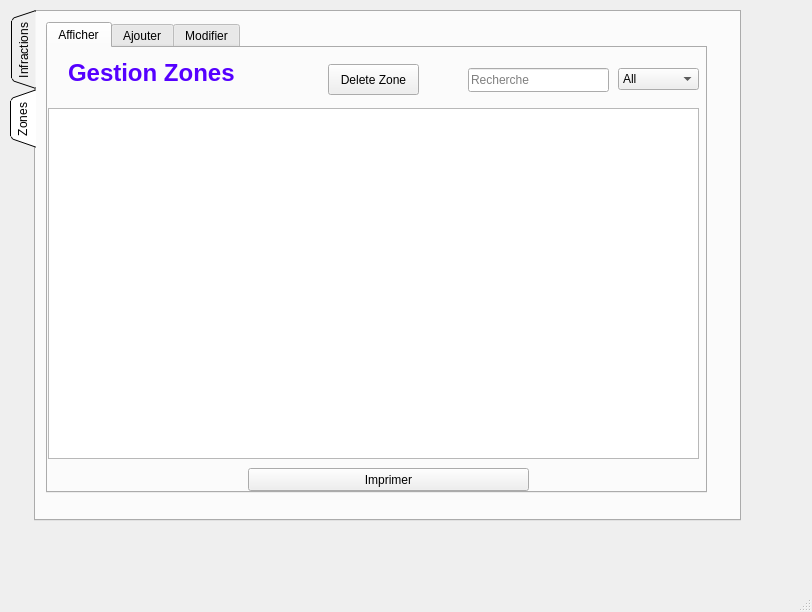
<?xml version="1.0" encoding="UTF-8"?>
<ui version="4.0">
 <class>gestion_dhia</class>
 <widget class="QMainWindow" name="gestion_dhia">
  <property name="geometry">
   <rect>
    <x>0</x>
    <y>0</y>
    <width>812</width>
    <height>612</height>
   </rect>
  </property>
  <property name="windowTitle">
   <string>MainWindow</string>
  </property>
  <widget class="QWidget" name="centralwidget">
   <widget class="QTabWidget" name="tabWidget">
    <property name="geometry">
     <rect>
      <x>10</x>
      <y>10</y>
      <width>731</width>
      <height>511</height>
     </rect>
    </property>
    <property name="tabPosition">
     <enum>QTabWidget::West</enum>
    </property>
    <property name="tabShape">
     <enum>QTabWidget::Triangular</enum>
    </property>
    <property name="currentIndex">
     <number>1</number>
    </property>
    <widget class="QWidget" name="tab">
     <attribute name="title">
      <string>Infractions</string>
     </attribute>
     <widget class="QTabWidget" name="tabWidget_2">
      <property name="geometry">
       <rect>
        <x>16</x>
        <y>9</y>
        <width>691</width>
        <height>481</height>
       </rect>
      </property>
      <property name="currentIndex">
       <number>0</number>
      </property>
      <widget class="QWidget" name="tab_3">
       <attribute name="title">
        <string>Afficher</string>
       </attribute>
       <widget class="QComboBox" name="infraction_sel_col">
        <property name="geometry">
         <rect>
          <x>580</x>
          <y>20</y>
          <width>81</width>
          <height>22</height>
         </rect>
        </property>
        <item>
         <property name="text">
          <string>All</string>
         </property>
        </item>
        <item>
         <property name="text">
          <string>ID</string>
         </property>
        </item>
        <item>
         <property name="text">
          <string>Date</string>
         </property>
        </item>
        <item>
         <property name="text">
          <string>Heure</string>
         </property>
        </item>
        <item>
         <property name="text">
          <string>Type</string>
         </property>
        </item>
        <item>
         <property name="text">
          <string>Zone</string>
         </property>
        </item>
       </widget>
       <widget class="QTableView" name="table_infraction">
        <property name="geometry">
         <rect>
          <x>9</x>
          <y>61</y>
          <width>651</width>
          <height>331</height>
         </rect>
        </property>
        <property name="styleSheet">
         <string notr="true"/>
        </property>
        <property name="sortingEnabled">
         <bool>true</bool>
        </property>
        <attribute name="horizontalHeaderCascadingSectionResizes">
         <bool>true</bool>
        </attribute>
        <attribute name="horizontalHeaderShowSortIndicator" stdset="0">
         <bool>true</bool>
        </attribute>
        <attribute name="horizontalHeaderStretchLastSection">
         <bool>false</bool>
        </attribute>
       </widget>
       <widget class="QLineEdit" name="rech_infraction">
        <property name="geometry">
         <rect>
          <x>419</x>
          <y>20</y>
          <width>151</width>
          <height>24</height>
         </rect>
        </property>
        <property name="placeholderText">
         <string>Recherche</string>
        </property>
        <property name="clearButtonEnabled">
         <bool>true</bool>
        </property>
       </widget>
       <widget class="QLabel" name="label">
        <property name="geometry">
         <rect>
          <x>9</x>
          <y>10</y>
          <width>251</width>
          <height>31</height>
         </rect>
        </property>
        <property name="text">
         <string>&lt;html&gt;&lt;head/&gt;&lt;body&gt;&lt;p&gt;&lt;span style=&quot; font-size:18pt; font-weight:600; color:#5500ff;&quot;&gt;Gestion Infractions&lt;/span&gt;&lt;/p&gt;&lt;/body&gt;&lt;/html&gt;</string>
        </property>
       </widget>
       <widget class="QPushButton" name="deleteinfraction">
        <property name="geometry">
         <rect>
          <x>280</x>
          <y>14</y>
          <width>91</width>
          <height>31</height>
         </rect>
        </property>
        <property name="text">
         <string>Delete infraction</string>
        </property>
       </widget>
      </widget>
      <widget class="QWidget" name="tab_4">
       <attribute name="title">
        <string>Ajouter</string>
       </attribute>
       <widget class="QComboBox" name="zone">
        <property name="geometry">
         <rect>
          <x>300</x>
          <y>208</y>
          <width>111</width>
          <height>22</height>
         </rect>
        </property>
       </widget>
       <widget class="QLabel" name="label_8">
        <property name="geometry">
         <rect>
          <x>220</x>
          <y>93</y>
          <width>47</width>
          <height>14</height>
         </rect>
        </property>
        <property name="text">
         <string>ID</string>
        </property>
       </widget>
       <widget class="QTimeEdit" name="heure">
        <property name="geometry">
         <rect>
          <x>300</x>
          <y>144</y>
          <width>111</width>
          <height>22</height>
         </rect>
        </property>
       </widget>
       <widget class="QDateEdit" name="date">
        <property name="geometry">
         <rect>
          <x>300</x>
          <y>114</y>
          <width>110</width>
          <height>22</height>
         </rect>
        </property>
        <property name="calendarPopup">
         <bool>true</bool>
        </property>
        <property name="date">
         <date>
          <year>2000</year>
          <month>2</month>
          <day>5</day>
         </date>
        </property>
       </widget>
       <widget class="QLabel" name="label_9">
        <property name="geometry">
         <rect>
          <x>220</x>
          <y>212</y>
          <width>71</width>
          <height>16</height>
         </rect>
        </property>
        <property name="text">
         <string>Zone</string>
        </property>
       </widget>
       <widget class="QLineEdit" name="id_inf">
        <property name="geometry">
         <rect>
          <x>300</x>
          <y>89</y>
          <width>113</width>
          <height>20</height>
         </rect>
        </property>
       </widget>
       <widget class="QComboBox" name="type">
        <property name="geometry">
         <rect>
          <x>300</x>
          <y>176</y>
          <width>111</width>
          <height>22</height>
         </rect>
        </property>
       </widget>
       <widget class="QLabel" name="label_10">
        <property name="geometry">
         <rect>
          <x>210</x>
          <y>42</y>
          <width>211</width>
          <height>41</height>
         </rect>
        </property>
        <property name="text">
         <string>&lt;html&gt;&lt;head/&gt;&lt;body&gt;&lt;p&gt;&lt;span style=&quot; font-size:18pt; font-weight:600; color:#0000ff;&quot;&gt;Details Infraction&lt;/span&gt;&lt;/p&gt;&lt;/body&gt;&lt;/html&gt;</string>
        </property>
       </widget>
       <widget class="QLabel" name="label_11">
        <property name="geometry">
         <rect>
          <x>220</x>
          <y>120</y>
          <width>47</width>
          <height>14</height>
         </rect>
        </property>
        <property name="text">
         <string>Date</string>
        </property>
       </widget>
       <widget class="QLabel" name="label_12">
        <property name="geometry">
         <rect>
          <x>220</x>
          <y>179</y>
          <width>71</width>
          <height>16</height>
         </rect>
        </property>
        <property name="text">
         <string>Type</string>
        </property>
       </widget>
       <widget class="QLabel" name="label_13">
        <property name="geometry">
         <rect>
          <x>220</x>
          <y>150</y>
          <width>47</width>
          <height>14</height>
         </rect>
        </property>
        <property name="text">
         <string>Heure</string>
        </property>
       </widget>
       <widget class="QPushButton" name="btnajout">
        <property name="geometry">
         <rect>
          <x>290</x>
          <y>260</y>
          <width>75</width>
          <height>23</height>
         </rect>
        </property>
        <property name="text">
         <string>Ajouter</string>
        </property>
       </widget>
      </widget>
      <widget class="QWidget" name="tab_7">
       <attribute name="title">
        <string>Modifier</string>
       </attribute>
       <widget class="QTimeEdit" name="heure_modif">
        <property name="geometry">
         <rect>
          <x>330</x>
          <y>190</y>
          <width>111</width>
          <height>22</height>
         </rect>
        </property>
       </widget>
       <widget class="QLabel" name="label_14">
        <property name="geometry">
         <rect>
          <x>250</x>
          <y>196</y>
          <width>47</width>
          <height>14</height>
         </rect>
        </property>
        <property name="text">
         <string>Heure</string>
        </property>
       </widget>
       <widget class="QLabel" name="label_15">
        <property name="geometry">
         <rect>
          <x>250</x>
          <y>258</y>
          <width>71</width>
          <height>16</height>
         </rect>
        </property>
        <property name="text">
         <string>Zone</string>
        </property>
       </widget>
       <widget class="QLabel" name="label_16">
        <property name="geometry">
         <rect>
          <x>240</x>
          <y>50</y>
          <width>211</width>
          <height>41</height>
         </rect>
        </property>
        <property name="text">
         <string>&lt;html&gt;&lt;head/&gt;&lt;body&gt;&lt;p&gt;&lt;span style=&quot; font-size:18pt; font-weight:600; color:#0000ff;&quot;&gt;Details Infraction&lt;/span&gt;&lt;/p&gt;&lt;/body&gt;&lt;/html&gt;</string>
        </property>
       </widget>
       <widget class="QComboBox" name="type_modif">
        <property name="geometry">
         <rect>
          <x>330</x>
          <y>222</y>
          <width>111</width>
          <height>22</height>
         </rect>
        </property>
       </widget>
       <widget class="QLabel" name="label_17">
        <property name="geometry">
         <rect>
          <x>250</x>
          <y>166</y>
          <width>47</width>
          <height>14</height>
         </rect>
        </property>
        <property name="text">
         <string>Date</string>
        </property>
       </widget>
       <widget class="QDateEdit" name="date_modif">
        <property name="geometry">
         <rect>
          <x>330</x>
          <y>160</y>
          <width>110</width>
          <height>22</height>
         </rect>
        </property>
        <property name="calendarPopup">
         <bool>true</bool>
        </property>
        <property name="date">
         <date>
          <year>2000</year>
          <month>2</month>
          <day>5</day>
         </date>
        </property>
       </widget>
       <widget class="QComboBox" name="zone_m">
        <property name="geometry">
         <rect>
          <x>330</x>
          <y>254</y>
          <width>111</width>
          <height>22</height>
         </rect>
        </property>
       </widget>
       <widget class="QLabel" name="label_18">
        <property name="geometry">
         <rect>
          <x>250</x>
          <y>139</y>
          <width>47</width>
          <height>14</height>
         </rect>
        </property>
        <property name="text">
         <string>ID</string>
        </property>
       </widget>
       <widget class="QLabel" name="label_19">
        <property name="geometry">
         <rect>
          <x>250</x>
          <y>225</y>
          <width>71</width>
          <height>16</height>
         </rect>
        </property>
        <property name="text">
         <string>Type</string>
        </property>
       </widget>
       <widget class="QComboBox" name="id_inf_modif">
        <property name="geometry">
         <rect>
          <x>330</x>
          <y>130</y>
          <width>111</width>
          <height>22</height>
         </rect>
        </property>
       </widget>
       <widget class="QPushButton" name="btnmodif">
        <property name="geometry">
         <rect>
          <x>330</x>
          <y>310</y>
          <width>75</width>
          <height>23</height>
         </rect>
        </property>
        <property name="text">
         <string>Modifier</string>
        </property>
       </widget>
      </widget>
     </widget>
    </widget>
    <widget class="QWidget" name="tab_2">
     <attribute name="title">
      <string>Zones</string>
     </attribute>
     <widget class="QTabWidget" name="tabWidget_3">
      <property name="geometry">
       <rect>
        <x>10</x>
        <y>10</y>
        <width>661</width>
        <height>471</height>
       </rect>
      </property>
      <property name="currentIndex">
       <number>0</number>
      </property>
      <widget class="QWidget" name="tab_5">
       <attribute name="title">
        <string>Afficher</string>
       </attribute>
       <widget class="QComboBox" name="zone_sel_col">
        <property name="geometry">
         <rect>
          <x>570</x>
          <y>20</y>
          <width>81</width>
          <height>22</height>
         </rect>
        </property>
        <item>
         <property name="text">
          <string>All</string>
         </property>
        </item>
        <item>
         <property name="text">
          <string>ID</string>
         </property>
        </item>
        <item>
         <property name="text">
          <string>Ville</string>
         </property>
        </item>
        <item>
         <property name="text">
          <string>Rue</string>
         </property>
        </item>
        <item>
         <property name="text">
          <string>Nb Infractions</string>
         </property>
        </item>
       </widget>
       <widget class="QLineEdit" name="rech_zone">
        <property name="geometry">
         <rect>
          <x>420</x>
          <y>20</y>
          <width>141</width>
          <height>24</height>
         </rect>
        </property>
        <property name="placeholderText">
         <string>Recherche</string>
        </property>
        <property name="clearButtonEnabled">
         <bool>true</bool>
        </property>
       </widget>
       <widget class="QLabel" name="label_4">
        <property name="geometry">
         <rect>
          <x>20</x>
          <y>10</y>
          <width>211</width>
          <height>31</height>
         </rect>
        </property>
        <property name="text">
         <string>&lt;html&gt;&lt;head/&gt;&lt;body&gt;&lt;p&gt;&lt;span style=&quot; font-size:18pt; font-weight:600; color:#5500ff;&quot;&gt;Gestion Zones&lt;/span&gt;&lt;/p&gt;&lt;/body&gt;&lt;/html&gt;</string>
        </property>
       </widget>
       <widget class="QTableView" name="table_zone">
        <property name="geometry">
         <rect>
          <x>0</x>
          <y>60</y>
          <width>651</width>
          <height>351</height>
         </rect>
        </property>
        <property name="selectionMode">
         <enum>QAbstractItemView::ExtendedSelection</enum>
        </property>
        <property name="sortingEnabled">
         <bool>true</bool>
        </property>
        <attribute name="horizontalHeaderShowSortIndicator" stdset="0">
         <bool>false</bool>
        </attribute>
       </widget>
       <widget class="QPushButton" name="pushButton_2">
        <property name="geometry">
         <rect>
          <x>200</x>
          <y>420</y>
          <width>281</width>
          <height>23</height>
         </rect>
        </property>
        <property name="text">
         <string>Imprimer</string>
        </property>
       </widget>
       <widget class="QPushButton" name="deletezone">
        <property name="geometry">
         <rect>
          <x>280</x>
          <y>16</y>
          <width>91</width>
          <height>31</height>
         </rect>
        </property>
        <property name="text">
         <string>Delete Zone</string>
        </property>
       </widget>
      </widget>
      <widget class="QWidget" name="tab_6">
       <attribute name="title">
        <string>Ajouter</string>
       </attribute>
       <widget class="QLabel" name="label_7">
        <property name="geometry">
         <rect>
          <x>250</x>
          <y>147</y>
          <width>47</width>
          <height>14</height>
         </rect>
        </property>
        <property name="text">
         <string>Ville</string>
        </property>
       </widget>
       <widget class="QLineEdit" name="id">
        <property name="geometry">
         <rect>
          <x>330</x>
          <y>116</y>
          <width>113</width>
          <height>20</height>
         </rect>
        </property>
        <property name="inputMethodHints">
         <set>Qt::ImhNone</set>
        </property>
       </widget>
       <widget class="QLabel" name="label_3">
        <property name="geometry">
         <rect>
          <x>260</x>
          <y>69</y>
          <width>161</width>
          <height>41</height>
         </rect>
        </property>
        <property name="text">
         <string>&lt;html&gt;&lt;head/&gt;&lt;body&gt;&lt;p&gt;&lt;span style=&quot; font-size:18pt; font-weight:600; color:#0000ff;&quot;&gt;Details Zone&lt;/span&gt;&lt;/p&gt;&lt;/body&gt;&lt;/html&gt;</string>
        </property>
       </widget>
       <widget class="QPushButton" name="btnajoutzone">
        <property name="geometry">
         <rect>
          <x>320</x>
          <y>253</y>
          <width>75</width>
          <height>23</height>
         </rect>
        </property>
        <property name="text">
         <string>Ajouter</string>
        </property>
       </widget>
       <widget class="QLineEdit" name="rue">
        <property name="geometry">
         <rect>
          <x>330</x>
          <y>173</y>
          <width>113</width>
          <height>20</height>
         </rect>
        </property>
       </widget>
       <widget class="QLabel" name="label_6">
        <property name="geometry">
         <rect>
          <x>250</x>
          <y>206</y>
          <width>111</width>
          <height>16</height>
         </rect>
        </property>
        <property name="text">
         <string>Nombre Infractions</string>
        </property>
       </widget>
       <widget class="QLineEdit" name="nb_infraction">
        <property name="geometry">
         <rect>
          <x>380</x>
          <y>203</y>
          <width>61</width>
          <height>20</height>
         </rect>
        </property>
        <property name="text">
         <string/>
        </property>
        <property name="readOnly">
         <bool>true</bool>
        </property>
        <property name="placeholderText">
         <string>0</string>
        </property>
       </widget>
       <widget class="QLineEdit" name="ville">
        <property name="geometry">
         <rect>
          <x>330</x>
          <y>143</y>
          <width>113</width>
          <height>20</height>
         </rect>
        </property>
       </widget>
       <widget class="QLabel" name="label_5">
        <property name="geometry">
         <rect>
          <x>250</x>
          <y>177</y>
          <width>47</width>
          <height>14</height>
         </rect>
        </property>
        <property name="text">
         <string>Rue</string>
        </property>
       </widget>
       <widget class="QLabel" name="label_2">
        <property name="geometry">
         <rect>
          <x>250</x>
          <y>120</y>
          <width>47</width>
          <height>14</height>
         </rect>
        </property>
        <property name="text">
         <string>ID</string>
        </property>
       </widget>
      </widget>
      <widget class="QWidget" name="tab_11">
       <attribute name="title">
        <string>Modifier</string>
       </attribute>
       <widget class="QLabel" name="label_37">
        <property name="geometry">
         <rect>
          <x>200</x>
          <y>130</y>
          <width>47</width>
          <height>14</height>
         </rect>
        </property>
        <property name="text">
         <string>ID</string>
        </property>
       </widget>
       <widget class="QLineEdit" name="rue_modif">
        <property name="geometry">
         <rect>
          <x>280</x>
          <y>183</y>
          <width>113</width>
          <height>20</height>
         </rect>
        </property>
       </widget>
       <widget class="QLabel" name="label_35">
        <property name="geometry">
         <rect>
          <x>200</x>
          <y>157</y>
          <width>47</width>
          <height>14</height>
         </rect>
        </property>
        <property name="text">
         <string>Ville</string>
        </property>
       </widget>
       <widget class="QLineEdit" name="nb_infraction_modif">
        <property name="geometry">
         <rect>
          <x>330</x>
          <y>213</y>
          <width>61</width>
          <height>20</height>
         </rect>
        </property>
        <property name="text">
         <string/>
        </property>
        <property name="readOnly">
         <bool>true</bool>
        </property>
        <property name="placeholderText">
         <string>0</string>
        </property>
       </widget>
       <widget class="QPushButton" name="btnmodifzone">
        <property name="geometry">
         <rect>
          <x>270</x>
          <y>263</y>
          <width>75</width>
          <height>23</height>
         </rect>
        </property>
        <property name="text">
         <string>Modifer</string>
        </property>
       </widget>
       <widget class="QLineEdit" name="ville_modif">
        <property name="geometry">
         <rect>
          <x>280</x>
          <y>153</y>
          <width>113</width>
          <height>20</height>
         </rect>
        </property>
       </widget>
       <widget class="QLabel" name="label_34">
        <property name="geometry">
         <rect>
          <x>200</x>
          <y>187</y>
          <width>47</width>
          <height>14</height>
         </rect>
        </property>
        <property name="text">
         <string>Rue</string>
        </property>
       </widget>
       <widget class="QLabel" name="label_36">
        <property name="geometry">
         <rect>
          <x>210</x>
          <y>79</y>
          <width>161</width>
          <height>41</height>
         </rect>
        </property>
        <property name="text">
         <string>&lt;html&gt;&lt;head/&gt;&lt;body&gt;&lt;p&gt;&lt;span style=&quot; font-size:18pt; font-weight:600; color:#0000ff;&quot;&gt;Details Zone&lt;/span&gt;&lt;/p&gt;&lt;/body&gt;&lt;/html&gt;</string>
        </property>
       </widget>
       <widget class="QLabel" name="label_33">
        <property name="geometry">
         <rect>
          <x>200</x>
          <y>216</y>
          <width>111</width>
          <height>16</height>
         </rect>
        </property>
        <property name="text">
         <string>Nombre Infractions</string>
        </property>
       </widget>
       <widget class="QComboBox" name="id_modif_zone">
        <property name="geometry">
         <rect>
          <x>280</x>
          <y>120</y>
          <width>111</width>
          <height>22</height>
         </rect>
        </property>
       </widget>
      </widget>
     </widget>
    </widget>
   </widget>
  </widget>
  <widget class="QMenuBar" name="menubar">
   <property name="geometry">
    <rect>
     <x>0</x>
     <y>0</y>
     <width>812</width>
     <height>22</height>
    </rect>
   </property>
  </widget>
  <widget class="QStatusBar" name="statusbar"/>
  <action name="actionadd_zone">
   <property name="icon">
    <iconset>
     <normaloff>:/res/img/Add-icon.png</normaloff>:/res/img/Add-icon.png</iconset>
   </property>
   <property name="text">
    <string>add_zone</string>
   </property>
   <property name="shortcut">
    <string>Ctrl+A</string>
   </property>
  </action>
  <action name="actiondelete_zone">
   <property name="icon">
    <iconset>
     <normaloff>:/res/img/delete-icon.png</normaloff>:/res/img/delete-icon.png</iconset>
   </property>
   <property name="text">
    <string>delete_zone</string>
   </property>
  </action>
  <action name="actionadd_infraction">
   <property name="text">
    <string>add_infraction</string>
   </property>
   <property name="shortcut">
    <string>Ctrl+Shift+A</string>
   </property>
  </action>
  <action name="actiondelete_infraction">
   <property name="text">
    <string>delete_infraction</string>
   </property>
   <property name="shortcut">
    <string>Ctrl+Shift+D</string>
   </property>
  </action>
 </widget>
 <resources/>
 <connections/>
</ui>
